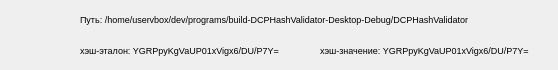
<?xml version="1.0" encoding="UTF-8"?>
<ui version="4.0">
 <class>FileHashInfo</class>
 <widget class="QWidget" name="FileHashInfo">
  <property name="geometry">
   <rect>
    <x>0</x>
    <y>0</y>
    <width>558</width>
    <height>70</height>
   </rect>
  </property>
  <property name="sizePolicy">
   <sizepolicy hsizetype="Fixed" vsizetype="Fixed">
    <horstretch>0</horstretch>
    <verstretch>0</verstretch>
   </sizepolicy>
  </property>
  <property name="minimumSize">
   <size>
    <width>0</width>
    <height>0</height>
   </size>
  </property>
  <property name="maximumSize">
   <size>
    <width>16777215</width>
    <height>16777215</height>
   </size>
  </property>
  <property name="windowTitle">
   <string>Form</string>
  </property>
  <widget class="QLabel" name="hash2Label">
   <property name="geometry">
    <rect>
     <x>320</x>
     <y>40</y>
     <width>231</width>
     <height>20</height>
    </rect>
   </property>
   <property name="font">
    <font>
     <pointsize>7</pointsize>
    </font>
   </property>
   <property name="text">
    <string>хэш-значение: YGRPpyKgVaUP01xVigx6/DU/P7Y=</string>
   </property>
  </widget>
  <widget class="QLabel" name="hash1Label">
   <property name="geometry">
    <rect>
     <x>80</x>
     <y>40</y>
     <width>231</width>
     <height>20</height>
    </rect>
   </property>
   <property name="font">
    <font>
     <pointsize>7</pointsize>
    </font>
   </property>
   <property name="text">
    <string>хэш-эталон: YGRPpyKgVaUP01xVigx6/DU/P7Y=</string>
   </property>
  </widget>
  <widget class="QLabel" name="imageLabel">
   <property name="geometry">
    <rect>
     <x>10</x>
     <y>10</y>
     <width>50</width>
     <height>50</height>
    </rect>
   </property>
   <property name="text">
    <string/>
   </property>
  </widget>
  <widget class="QLabel" name="pathLabel">
   <property name="geometry">
    <rect>
     <x>80</x>
     <y>10</y>
     <width>471</width>
     <height>18</height>
    </rect>
   </property>
   <property name="font">
    <font>
     <family>Cantarell</family>
     <pointsize>7</pointsize>
     <bold>false</bold>
    </font>
   </property>
   <property name="text">
    <string>Путь: /home/uservbox/dev/programs/build-DCPHashValidator-Desktop-Debug/DCPHashValidator</string>
   </property>
  </widget>
 </widget>
 <resources/>
 <connections/>
</ui>
